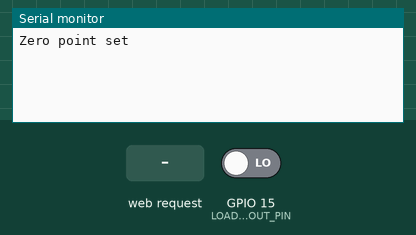
Recording of a sketch running on a simulated ESP32. Parts: the last lines printed to the serial monitor. Inputs (shaded band) come from the test bench; at power-on: GPIO 15 (LOADCELL_DOUT_PIN) LOW. Storage starts empty.

Above: at 1.2 s.
1.3 s: HTTP request GET /calibrate received
At 1.8 s:
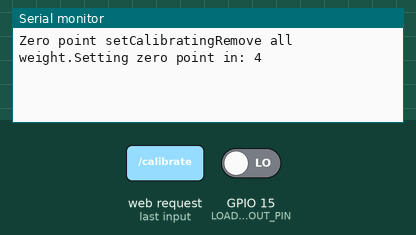
At 6.9 s:
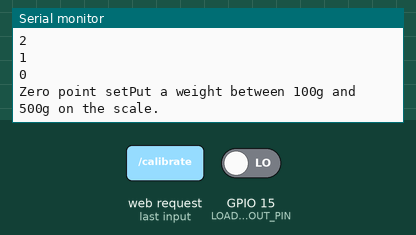
Timing chart, 0 to 8.4 s (numbered marks = the images above; inputs shaded):
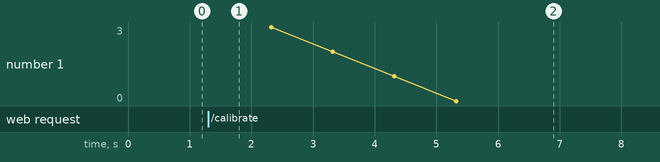

Measured:
- after the input at 1.3 s, the serial monitor: prints a new line at once (image 1)

The sketch:

FreeRTOS.ino
```cpp
#define WEBPAGE

#include <stdint.h>
#include <string.h>
#include <stdio.h>
#include <stdlib.h>
#include <ESPAsyncWebServer.h>
#include <WiFi.h>
#include <SPIFFS.h>

AsyncWebServer server(80);
AsyncEventSource dataWebSocket("/data");
void setup_server(void);

#define DEFAULT_WIFI_SSID "tehtnicaWiFi"
#define DEFAULT_WIFI_PASS ""

#include "scale.h"

const int LOADCELL_DOUT_PIN = 15;
const int LOADCELL_SCK_PIN = 2;

xTaskHandle uartDriverHandler;
void uartDriver(void *pvParam);

xTaskHandle readWeightTaskHandler;
void readWeight(void *pvParams);

xTaskHandle calibrateScaleTaskHandler;
void calibrateScaleTask(void *pvParams);

xTaskHandle sendDataTaskHandler;
void sendDataTask(void *pvParams);

xTaskHandle webSocketDriverHandler;
void webSocketDriver(void *pvParam);

QueueHandle_t wsTXQueue;
QueueHandle_t wsRXQueue;
QueueHandle_t uartTXQueue;
QueueHandle_t uartRXQueue;

#ifdef WEBPAGE
Scale scale(LOADCELL_DOUT_PIN, LOADCELL_SCK_PIN, &wsTXQueue, &wsRXQueue);
#else
Scale scale(LOADCELL_DOUT_PIN, LOADCELL_SCK_PIN, &uartTXQueue, &uartRXQueue);
#endif

void setup()
{
	Serial.begin(115200);

	wsRXQueue = xQueueCreate(5, sizeof(QUEUE_ELEMENT));
	wsTXQueue = xQueueCreate(5, sizeof(QUEUE_ELEMENT));

#ifdef WEBPAGE
	IPAddress local_IP(192, 168, 1, 184);
	IPAddress gateway(192, 168, 1, 1);
	IPAddress subnet(255, 255, 0, 0);

	WiFi.mode(WIFI_AP);
	WiFi.softAP(DEFAULT_WIFI_SSID, DEFAULT_WIFI_PASS);
	WiFi.softAPConfig(local_IP, gateway, subnet);

	setup_server();
#endif

	uartRXQueue = xQueueCreate(5, sizeof(QUEUE_ELEMENT));
	uartTXQueue = xQueueCreate(5, sizeof(QUEUE_ELEMENT));

	scale.tare();

	xTaskCreatePinnedToCore(readWeight, "weight", 4 * 2 * 256, NULL, 1, &readWeightTaskHandler, ARDUINO_RUNNING_CORE);
	xTaskCreatePinnedToCore(sendDataTask, "sendData", 8 * 4 * 256, NULL, 1, &sendDataTaskHandler, ARDUINO_RUNNING_CORE);
	xTaskCreatePinnedToCore(webSocketDriver, "ws", 8 * 4 * 256, NULL, 1, &webSocketDriverHandler, ARDUINO_RUNNING_CORE);
	xTaskCreatePinnedToCore(uartDriver, "uart", 8 * 4 * 256, NULL, 1, &uartDriverHandler, ARDUINO_RUNNING_CORE);
}

void loop()
{
	for (;;)
		delay(1);
}

void calibrateScale(void *pvParams)
{
	scale.calibrate();
	vTaskDelete(NULL);
}

void readWeight(void *pvParams) // This is a task.
{
	TickType_t xLastWakeTime = xTaskGetTickCount();
	for (;;)
	{
		delay(1);
		float grams = scale.getGrams();
		vTaskDelayUntil(&xLastWakeTime, pdMS_TO_TICKS(200));
	}
}

void uartDriver(void *pvParam)
{
	uint8_t charCount = 0;
	QUEUE_ELEMENT RXdata = {0};
	QUEUE_ELEMENT TXdata = {0};
	while (1)
	{
		delay(1);
		if (xQueueReceive(uartTXQueue, (void *)&TXdata, 0) == pdPASS)
			Serial.println(TXdata.text);
		if (Serial.available() > 0)
		{
			uint8_t readChar = Serial.read();
			RXdata.text[charCount] = readChar;
			charCount++;
			if (charCount == 3)
			{
				RXdata.text[charCount] = 0; // null termination
				charCount = 0;
				xQueueSend(uartRXQueue, (void *)&RXdata, 0);
			}
		}
	}
}

void sendDataTask(void *pvParam)
{
	TickType_t xLastWakeTime = xTaskGetTickCount();
	while (1)
	{
		delay(1);
		char sendBuffer[20] = {0};
		sprintf(sendBuffer, "%.2f", scale.weightGrams);
#ifdef WEBPAGE
		dataWebSocket.send(sendBuffer, "weight", millis());
#else
		Serial.println(sendBuffer);
#endif

		vTaskDelayUntil(&xLastWakeTime, pdMS_TO_TICKS(200));
	}
}

void webSocketDriver(void *pvParam)
{
	QUEUE_ELEMENT TXdata = {0};
	for (;;)
	{
		delay(1);
		if (xQueueReceive(wsTXQueue, (void *)&TXdata, 0) == pdPASS)
		{

			dataWebSocket.send(TXdata.text, "console", millis());
			Serial.print(TXdata.text);
		}
	}
}

void setup_server(void)
{
	if (!SPIFFS.begin(false))
	{
		Serial.println("An Error has occurred while mounting SPIFFS");
		return;
	}
	dataWebSocket.onConnect([](AsyncEventSourceClient *client)
							{
								if (client->lastId())
								{
									Serial.printf("Client reconnected! Last message ID that it got is: %u\n",
												  client->lastId());
								} });

	server.addHandler(&dataWebSocket);
	server.onNotFound([](AsyncWebServerRequest *request)
					  {
						  AsyncWebServerResponse *response = request->beginResponse(404, "text/plain", "The content you are looking for was not found.");
						  response->addHeader("Connection", "Keep-Alive");
						  request->send(response); });

	server.on("/", HTTP_GET, [](AsyncWebServerRequest *request)
			  { request->send(SPIFFS, "/home.html", "text/html", false); });

	server.on("/src/bootstrap.bundle.min.js", HTTP_GET,
			  [](AsyncWebServerRequest *request)
			  {
				  AsyncWebServerResponse *response = request->beginResponse(
					  SPIFFS, "/src/bootstrap.bundle.min.js", "text/javascript");
				  request->send(response);
			  });

	server.on("/src/bootstrap.min.css", HTTP_GET,
			  [](AsyncWebServerRequest *request)
			  {
				  AsyncWebServerResponse *response = request->beginResponse(
					  SPIFFS, "/src/bootstrap.min.css", "text/css");
				  request->send(response);
			  });

	server.on("/src/bootstrap.min.js", HTTP_GET,
			  [](AsyncWebServerRequest *request)
			  {
				  AsyncWebServerResponse *response = request->beginResponse(
					  SPIFFS, "/src/bootstrap.min.js", "text/javascript");
				  request->send(response);
			  });
	server.on("/src/jquery.min.js", HTTP_GET,
			  [](AsyncWebServerRequest *request)
			  {
				  AsyncWebServerResponse *response = request->beginResponse(
					  SPIFFS, "/src/jquery.min.js", "text/javascript");
				  request->send(response);
			  });
	server.on("/calibrate", HTTP_GET,
			  [](AsyncWebServerRequest *request)
			  {
				  xTaskCreatePinnedToCore(calibrateScale, "calibrate", 16 * 256, NULL, 2, &calibrateScaleTaskHandler, ARDUINO_RUNNING_CORE);
				  request->send(200, "text/html", "");
			  });

	server.on("/tare", HTTP_GET,
			  [](AsyncWebServerRequest *request)
			  {
				  scale.tare();
				  request->send(200, "text/html", "");
			  });

	server.begin();
}
```

scale.cpp
```cpp
#include <Arduino.h>
#include <stdint.h>
#include "scale.h"

Scale::Scale(uint8_t _dataPin, uint8_t _sckPin, QueueHandle_t *txqueue, QueueHandle_t *rxqueue)
{
	dataPin = _dataPin;
	sckPin = _sckPin;
	pinMode(sckPin, OUTPUT);
	pinMode(dataPin, INPUT);
	TXQueue = txqueue;
	RXQueue = rxqueue;
}

void Scale::setGain(SCALEGAIN _gain)
{
	switch (_gain)
	{
	case SCALE_GAIN_128:
		gain = 1;
		break;
	case SCALE_GAIN_64:
		gain = 3;
		break;
	default:
		gain = 3;
		break;
	}
}
void Scale::tare(void)
{
	sendMessage("Zero point set");
	offset = readRawVal();
}

uint8_t Scale::ready(void)
{
	return (uint8_t)!digitalRead(dataPin);
}

uint8_t Scale::getByte(void)
{
	uint8_t value = 0;
	for (uint8_t i = 0; i < 8; ++i)
	{
		digitalWrite(sckPin, 1);
		delayMicroseconds(1);
		value |= digitalRead(dataPin) << (7 - i);
		digitalWrite(sckPin, 0);
		delayMicroseconds(1);
	}
	return value;
}

int32_t Scale::readRawVal(void)
{

	while (!ready())
		delay(1);

	uint8_t data[3] = {0};

	portMUX_TYPE mux = portMUX_INITIALIZER_UNLOCKED;
	portENTER_CRITICAL(&mux);

	data[2] = getByte();
	data[1] = getByte();
	data[0] = getByte();

	for (uint8_t i = 0; i < gain; i++)
	{
		digitalWrite(sckPin, 1);
		delayMicroseconds(1);
		digitalWrite(sckPin, 0);
		delayMicroseconds(1);
	}

	portEXIT_CRITICAL(&mux);

	// pad
	if (data[2] & 0x80)
		data[3] = 0xFF;
	else
		data[3] = 0x00;

	int32_t value = 0;

	if (data[2] & 0x80)
		value = 0xFFl << 24;

	value = ((uint32_t)(data[2]) << 16 |
			 (uint32_t)(data[1]) << 8 |
			 (uint32_t)(data[0]) << 0);

	return value;
}

int32_t Scale::val(void)
{
	int32_t val = readRawVal();

	val -= offset;
	return val;
}

float Scale::getGrams(void)
{
	if (!calibrated)
	{
		return 0;
		sendMessage("WARNING! Scale is not calibrated.");
	}
	weightGrams = val() / bitsPerGram;
	return weightGrams;
}

float Scale::getKilograms(void)
{
	return getGrams() / 1000.0f;
}

void Scale::sendMessage(char *msg)
{
	QUEUE_ELEMENT message;
	strcpy(message.text, msg);
	xQueueSend(*TXQueue, (void *)&message, 0);
}

void Scale::sendIntMessage(uint32_t number)
{
	char message[60] = {0};
	sprintf(message, "%lu\n", number);
	sendMessage(message);
}

void Scale::calibrate(void)
{
	sendMessage("Calibrating");

	calibrated = 0;
	TickType_t xLastWakeTime = xTaskGetTickCount();
	sendMessage("Remove all weight.");
	sendMessage("Setting zero point in: ");

	for (uint8_t i = 0; i < 5; i++)
	{
		sendIntMessage(4 - i);
		vTaskDelayUntil(&xLastWakeTime, pdMS_TO_TICKS(1000));
	}
	tare();
	sendMessage("Put a weight between 100g and 500g on the scale.");
	int32_t calVal;
	xLastWakeTime = xTaskGetTickCount();
	while (1)
	{
		uint32_t cal_val = abs(val());
		if (cal_val > 100000)
			break;
		vTaskDelayUntil(&xLastWakeTime, pdMS_TO_TICKS(200));
	}

	sendMessage("Weight detected.");
	xLastWakeTime = xTaskGetTickCount();
	vTaskDelayUntil(&xLastWakeTime, pdMS_TO_TICKS(2000));
	float weight_mass = 125.83;
	int32_t currentWeight = val();
	bitsPerGram = (float)currentWeight / weight_mass;
	calibrated = 1;
}
```

scale.h
```cpp
#ifndef _SCALE_H_
#define _SCALE_H_

typedef enum
{
	SCALE_GAIN_64 = 3,
	SCALE_GAIN_128 = 1
} SCALEGAIN;

typedef struct
{
	char text[60];
} QUEUE_ELEMENT;

class Scale
{
private:
	uint8_t dataPin = 0;
	uint8_t sckPin = 0;
	uint8_t gain = 1;
	int32_t offset = 0;
	QueueHandle_t *TXQueue;
	QueueHandle_t *RXQueue;
	int32_t readRawVal(void);
	int32_t val(void);
	float bitsPerGram = 1937.70;
	uint8_t calibrated = 1;
	uint8_t ready(void);
	void sendMessage(char *msg);
	void sendIntMessage(uint32_t number);

public:
	Scale(uint8_t _dt_pin, uint8_t _sck_pin, QueueHandle_t *txqueue, QueueHandle_t *rxqueue);
	void tare(void);
	void setGain(SCALEGAIN _gain);
	float getGrams(void);
	float getKilograms(void);
	void calibrate(void);
	uint8_t getByte(void);
	float weightGrams;
};

#endif
```
